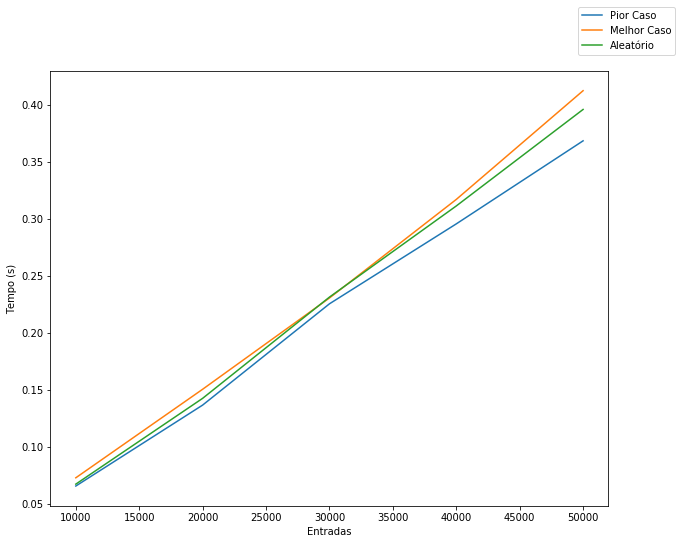

This chart was generated by the following Python code:
import random
import timeit
import matplotlib as mpl
import matplotlib.pyplot as plt
import itertools as it
mpl.use('Agg')

def geraListaAle(tam):
    lista = []
    for i in range(tam):
        lista.append(i)
    random.shuffle(lista)
    return lista

def geraListaCre(tam):
    lista = []
    for i in range(tam):
        lista.append(i)
    return lista

def geraListaDec(tam):
    lista = []
    n = tam
    for i in range(tam):
        lista.append(n)
        n -=1
    return lista

def heapify(arr, n, i): 
    largest = i  
    l = 2 * i + 1     
    r = 2 * i + 2     
  
 
    if l < n and arr[i] < arr[l]: 
        largest = l 
  
   
    if r < n and arr[largest] < arr[r]: 
        largest = r 
  
  
    if largest != i: 
        arr[i],arr[largest] = arr[largest],arr[i]  # swap 
  
      
        heapify(arr, n, largest) 
  

def heapSort(arr): 
    n = len(arr) 
  
 
    for i in range(n, -1, -1): 
        heapify(arr, n, i) 
  
 
    for i in range(n-1, 0, -1): 
        arr[i], arr[0] = arr[0], arr[i]   # swap 
        heapify(arr, i, 0) 


def desenhaGrafico(x, pc, mc, ae, name, xl = "Entradas", yl = "Tempo (s)"):
    fig = plt.figure(figsize=(10, 8))
    ax = fig.add_subplot(111)
    ax.plot(x, pc, label = "Pior Caso")
    ax.plot(x, mc, label="Melhor Caso")
    ax.plot(x, ae, label="Aleatório")
    ax.legend(bbox_to_anchor=(1, 1),bbox_transform=plt.gcf().transFigure)
    plt.ylabel(yl)
    plt.xlabel(xl)
    fig.savefig(name)

x = [10000, 20000, 30000, 40000, 50000]

PiorCaso = []
MelhorCaso = []
CasoAle = []

for i in x:
    lista = geraListaDec(i)
    PiorCaso.append(timeit.timeit('heapSort({})'.format(lista),setup="from __main__ import heapSort",number=1))
    
    lista = geraListaAle(i)
    CasoAle.append(timeit.timeit('heapSort({})'.format(lista),setup="from __main__ import heapSort",number=1))
    
    lista = geraListaCre(i)
    MelhorCaso.append(timeit.timeit('heapSort({})'.format(lista),setup="from __main__ import heapSort",number=1))

desenhaGrafico(x, PiorCaso, MelhorCaso, CasoAle, "graph_time.png")

lis = [1, 2, 3, 4, 5, 6]
permut = list(it.permutations(lis,6))
tempo = []
listaok = []

for i in permut:
  listaok.append(list(i))

for i in range(len(listaok)):
    tempo.append(timeit.timeit('heapSort({})'.format(listaok[i]),setup="from __main__ import heapSort",number=1))

maior = tempo.index(max(tempo))
menor = tempo.index(min(tempo))

print('Tempo maior:',max(tempo))
print(permut[maior])
print("\n")
print('Tempo menor:',min(tempo))
print(permut[menor])
